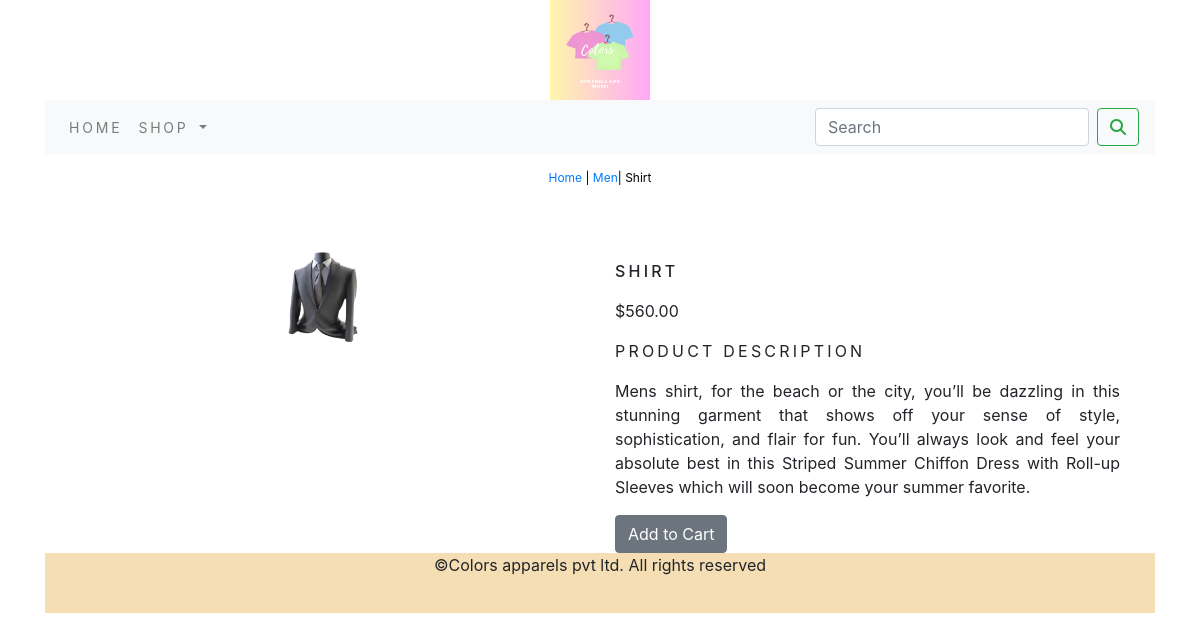
The page /Men/Shirt/ on the database its author committed.
### ecommerce_app/models.py (models this page shows, shortened)
class Product(models.Model):
    name = models.CharField(max_length=250, unique=True)
    slug = models.SlugField(max_length=250, unique=True)
    description = models.TextField(blank=True)
    image = models.ImageField(upload_to='product', blank=True)
    category = models.ForeignKey(Category, on_delete=models.CASCADE)
    price = models.DecimalField(max_digits=10, decimal_places=2)
    stock = models.IntegerField()
    available = models.BooleanField(default=True)
    created = models.DateTimeField(auto_now_add=True)
    updated = models.DateTimeField(auto_now=True)
    class Meta:
        ordering = ('name',)
        verbose_name = 'product'
        verbose_name_plural = 'products'

class Category(models.Model):
    name = models.CharField(max_length=250, unique=True)
    slug = models.SlugField(max_length=250, unique=True)
    description = models.TextField(blank=True)
    image = models.ImageField(upload_to='category', blank=True)
    class Meta:
        ordering = ('name',)
        verbose_name = 'category'
        verbose_name_plural = 'categories'
    def __str__(self):
        return '{}'.format(self.name)
    def get_url(self):
        return reverse('ecommerce_app:products_by_category', args=[self.slug])

### ecommerce_app/views.py (the view)
# urls.py: path('<slug:c_slug>/<slug:product_slug>/',views.proDetail,name='proCatDetail'),
def proDetail(request, c_slug, product_slug):
    try:
        product = Product.objects.get(category__slug=c_slug, slug=product_slug)
    except Exception as e:
        raise e
    return render(request, 'product.html', {'product': product})

### cart/context_processors.py (called while the page is built)
def counter(requset):
    item_count = 0
    if 'admin' in requset.path:
        return {}
    else:
        try:
            cart = Cart.objects.filter(cart_id=_cart_id(requset))
            cart_items = CartItem.objects.all().filter(cart=cart[:1])
            for cart_item in cart_items:
                item_count += cart_item.quantity
        except Cart.DoesNotExist:
            item_count = 0
    return dict(item_count=item_count)

### cart/views.py (called while the page is built)
def _cart_id(request):
    cart = request.session.session_key
    if not cart:
        cart = request.session.create()
    return cart

### ecommerce_app/context_processors.py (called while the page is built)
def menu_links(request):
    links = Category.objects.all()
    return dict(links=links)

### templates/product.html (shortened to what this page needs)
{% extends 'base.html' %}
{% load static %}
{% block content %}
<div class=" row my-product-row-class">
    <div class="mx-auto">
        <p><a href="{% url 'ecommerce_app:allProdCat' %}">Home</a> |
           <a href="{{product.category.get_url}}">{{product.category}}</a>|
            {{product.name}}</p>
    </div>
</div><br>
<div class="container">
    <div class="row">
        <div class="col-12 col-sm-12 col-md-12 col-lg-6 text-center">
            <div style="min-width:18rem">
            <img  src = "{{product.image.url}}" alt="{{product.name}}" height="100px" width="100px">
            </div>
        </div>
    <div class="col-12 col-sm-12 col-md-12 col-lg-6 ">
        <h2 class="my-prod-title">{{product.name}}</h2>
        <p>${{product.price}}</p>
        <p class="my-title">Product Description</p>
        <p class="text-justify my-prod-text">{{product.description}}</p>
        {% if product.stock <= 0 %}
        <p class="text-justify my-prod-text">Out of stock</p>
        {% else %}
        <a  class="btn btn-secondary" href="{% url 'cart:add_cart' product.id %}">Add to Cart</a>
        {% endif %}
    </div>
    </div>
</div>
{% endblock %}

### static/css/custom.css (style rules this page uses)
body { font-family: 'Raleway', sans-serif; }
.my-title { font-size:16px; text-transform:uppercase; letter-spacing: .2em; }
.my-product-row-class { padding-top:15px; padding-bottom:20px; }
.my-product-row-class .mx-auto { font-size:12px; text-decoration:none; color:#000; }
.my-prod-title { font-size:16px; text-transform:uppercase; padding-top:15px; padding-bottom:10px; letter-spacing:.2em; }
.my-prod-text { padding-right:20px; }

### rows shown on the page
Product: category "Men", name "Shirt", image (picture), name "SHIRT", price "560.00", description "Mens shirt, for the beach or the city, you’ll be dazzling in this stunning garment that shows off your sense of style, sophistication, and flair for fun. You’ll always look and feel your absolute best in this Striped Summer Chiffon Dress with Roll-up Sleeves which will soon become your summer favorite."
